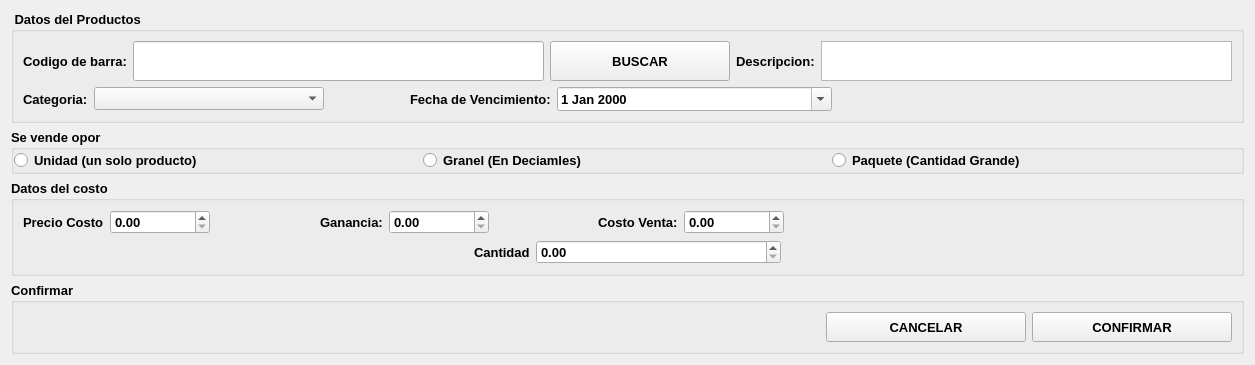
      <widget class="QWidget" name="page_2">
       <layout class="QVBoxLayout" name="verticalLayout_9">
        <item>
         <widget class="QGroupBox" name="groupBox_6">
          <property name="maximumSize">
           <size>
            <width>16777215</width>
            <height>200</height>
           </size>
          </property>
          <property name="font">
           <font>
            <pointsize>10</pointsize>
            <weight>75</weight>
            <bold>true</bold>
           </font>
          </property>
          <property name="title">
           <string> Datos del Productos</string>
          </property>
          <layout class="QVBoxLayout" name="verticalLayout_8">
           <item>
            <layout class="QHBoxLayout" name="horizontalLayout_15">
             <item>
              <widget class="QLabel" name="label_6">
               <property name="text">
                <string>Codigo de barra:</string>
               </property>
              </widget>
             </item>
             <item>
              <widget class="QLineEdit" name="lineEdit_3">
               <property name="minimumSize">
                <size>
                 <width>60</width>
                 <height>0</height>
                </size>
               </property>
               <property name="maximumSize">
                <size>
                 <width>16777215</width>
                 <height>40</height>
                </size>
               </property>
              </widget>
             </item>
             <item>
              <widget class="QPushButton" name="pushButton_29">
               <property name="minimumSize">
                <size>
                 <width>180</width>
                 <height>40</height>
                </size>
               </property>
               <property name="text">
                <string>BUSCAR</string>
               </property>
              </widget>
             </item>
             <item>
              <widget class="QLabel" name="label_7">
               <property name="text">
                <string>Descripcion:</string>
               </property>
              </widget>
             </item>
             <item>
              <widget class="QPlainTextEdit" name="plainTextEdit_3">
               <property name="maximumSize">
                <size>
                 <width>16777215</width>
                 <height>40</height>
                </size>
               </property>
              </widget>
             </item>
            </layout>
           </item>
           <item>
            <layout class="QHBoxLayout" name="horizontalLayout_16">
             <item>
              <widget class="QLabel" name="label_39">
               <property name="text">
                <string>Categoria:</string>
               </property>
              </widget>
             </item>
             <item>
              <widget class="QComboBox" name="comboBox_3">
               <property name="minimumSize">
                <size>
                 <width>230</width>
                 <height>0</height>
                </size>
               </property>
              </widget>
             </item>
             <item>
              <spacer name="horizontalSpacer_35">
               <property name="orientation">
                <enum>Qt::Horizontal</enum>
               </property>
               <property name="sizeHint" stdset="0">
                <size>
                 <width>10</width>
                 <height>10</height>
                </size>
               </property>
              </spacer>
             </item>
             <item>
              <widget class="QLabel" name="label_40">
               <property name="text">
                <string>Fecha de Vencimiento:</string>
               </property>
              </widget>
             </item>
             <item>
              <widget class="QDateEdit" name="dateEdit_4">
               <property name="minimumSize">
                <size>
                 <width>275</width>
                 <height>0</height>
                </size>
               </property>
               <property name="calendarPopup">
                <bool>true</bool>
               </property>
              </widget>
             </item>
             <item>
              <spacer name="horizontalSpacer_36">
               <property name="orientation">
                <enum>Qt::Horizontal</enum>
               </property>
               <property name="sizeHint" stdset="0">
                <size>
                 <width>400</width>
                 <height>20</height>
                </size>
               </property>
              </spacer>
             </item>
            </layout>
           </item>
          </layout>
         </widget>
        </item>
        <item>
         <widget class="QGroupBox" name="groupBox_4">
          <property name="minimumSize">
           <size>
            <width>200</width>
            <height>30</height>
           </size>
          </property>
          <property name="maximumSize">
           <size>
            <width>16777215</width>
            <height>80</height>
           </size>
          </property>
          <property name="font">
           <font>
            <pointsize>10</pointsize>
            <weight>75</weight>
            <bold>true</bold>
           </font>
          </property>
          <property name="title">
           <string>Se vende opor</string>
          </property>
          <layout class="QHBoxLayout" name="horizontalLayout_13">
           <property name="spacing">
            <number>0</number>
           </property>
           <property name="leftMargin">
            <number>0</number>
           </property>
           <property name="topMargin">
            <number>0</number>
           </property>
           <property name="rightMargin">
            <number>0</number>
           </property>
           <property name="bottomMargin">
            <number>0</number>
           </property>
           <item>
            <widget class="QRadioButton" name="radioButton_4">
             <property name="text">
              <string>Unidad (un solo producto)</string>
             </property>
            </widget>
           </item>
           <item>
            <widget class="QRadioButton" name="radioButton_5">
             <property name="text">
              <string>Granel (En Deciamles)</string>
             </property>
            </widget>
           </item>
           <item>
            <widget class="QRadioButton" name="radioButton_6">
             <property name="text">
              <string>Paquete (Cantidad Grande)</string>
             </property>
            </widget>
           </item>
          </layout>
         </widget>
        </item>
        <item>
         <widget class="QGroupBox" name="groupBox_15">
          <property name="font">
           <font>
            <pointsize>10</pointsize>
            <weight>75</weight>
            <bold>true</bold>
           </font>
          </property>
          <property name="title">
           <string>Datos del costo</string>
          </property>
          <layout class="QVBoxLayout" name="verticalLayout_13">
           <item>
            <layout class="QHBoxLayout" name="horizontalLayout_35">
             <item>
              <layout class="QHBoxLayout" name="horizontalLayout_36">
               <item>
                <widget class="QLabel" name="label_33">
                 <property name="text">
                  <string>Precio Costo</string>
                 </property>
                </widget>
               </item>
               <item>
                <widget class="QDoubleSpinBox" name="doubleSpinBox_9">
                 <property name="minimumSize">
                  <size>
                   <width>100</width>
                   <height>0</height>
                  </size>
                 </property>
                 <property name="maximum">
                  <double>99999999999.990005493164063</double>
                 </property>
                </widget>
               </item>
              </layout>
             </item>
             <item>
              <spacer name="horizontalSpacer_26">
               <property name="orientation">
                <enum>Qt::Horizontal</enum>
               </property>
               <property name="sizeHint" stdset="0">
                <size>
                 <width>20</width>
                 <height>20</height>
                </size>
               </property>
              </spacer>
             </item>
             <item>
              <layout class="QHBoxLayout" name="horizontalLayout_37">
               <item>
                <widget class="QLabel" name="label_34">
                 <property name="text">
                  <string>Ganancia:</string>
                 </property>
                </widget>
               </item>
               <item>
                <widget class="QDoubleSpinBox" name="doubleSpinBox_10">
                 <property name="minimumSize">
                  <size>
                   <width>100</width>
                   <height>0</height>
                  </size>
                 </property>
                 <property name="maximum">
                  <double>99999999999.990005493164063</double>
                 </property>
                </widget>
               </item>
              </layout>
             </item>
             <item>
              <spacer name="horizontalSpacer_27">
               <property name="orientation">
                <enum>Qt::Horizontal</enum>
               </property>
               <property name="sizeHint" stdset="0">
                <size>
                 <width>20</width>
                 <height>20</height>
                </size>
               </property>
              </spacer>
             </item>
             <item>
              <layout class="QHBoxLayout" name="horizontalLayout_38">
               <item>
                <widget class="QLabel" name="label_35">
                 <property name="text">
                  <string>Costo Venta:</string>
                 </property>
                </widget>
               </item>
               <item>
                <widget class="QDoubleSpinBox" name="doubleSpinBox_11">
                 <property name="minimumSize">
                  <size>
                   <width>100</width>
                   <height>0</height>
                  </size>
                 </property>
                 <property name="maximum">
                  <double>99999999999.990005493164063</double>
                 </property>
                </widget>
               </item>
              </layout>
             </item>
             <item>
              <spacer name="horizontalSpacer_28">
               <property name="orientation">
                <enum>Qt::Horizontal</enum>
               </property>
               <property name="sizeHint" stdset="0">
                <size>
                 <width>448</width>
                 <height>20</height>
                </size>
               </property>
              </spacer>
             </item>
            </layout>
           </item>
           <item>
            <layout class="QHBoxLayout" name="horizontalLayout_39">
             <item>
              <spacer name="horizontalSpacer_29">
               <property name="orientation">
                <enum>Qt::Horizontal</enum>
               </property>
               <property name="sizeHint" stdset="0">
                <size>
                 <width>148</width>
                 <height>20</height>
                </size>
               </property>
              </spacer>
             </item>
             <item>
              <widget class="QLabel" name="label_36">
               <property name="text">
                <string>Cantidad</string>
               </property>
              </widget>
             </item>
             <item>
              <widget class="QDoubleSpinBox" name="doubleSpinBox_12">
               <property name="minimumSize">
                <size>
                 <width>245</width>
                 <height>0</height>
                </size>
               </property>
               <property name="maximum">
                <double>99999999999.990005493164063</double>
               </property>
              </widget>
             </item>
             <item>
              <spacer name="horizontalSpacer_30">
               <property name="orientation">
                <enum>Qt::Horizontal</enum>
               </property>
               <property name="sizeHint" stdset="0">
                <size>
                 <width>128</width>
                 <height>20</height>
                </size>
               </property>
              </spacer>
             </item>
            </layout>
           </item>
          </layout>
         </widget>
        </item>
        <item>
         <widget class="QGroupBox" name="groupBox_5">
          <property name="font">
           <font>
            <pointsize>10</pointsize>
            <weight>75</weight>
            <bold>true</bold>
           </font>
          </property>
          <property name="title">
           <string>Confirmar</string>
          </property>
          <layout class="QHBoxLayout" name="horizontalLayout_14">
           <item>
            <spacer name="horizontalSpacer_4">
             <property name="orientation">
              <enum>Qt::Horizontal</enum>
             </property>
             <property name="sizeHint" stdset="0">
              <size>
               <width>803</width>
               <height>20</height>
              </size>
             </property>
            </spacer>
           </item>
           <item>
            <widget class="QPushButton" name="pushButton_21">
             <property name="minimumSize">
              <size>
               <width>200</width>
               <height>30</height>
              </size>
             </property>
             <property name="text">
              <string>CANCELAR</string>
             </property>
            </widget>
           </item>
           <item>
            <widget class="QPushButton" name="pushButton_22">
             <property name="minimumSize">
              <size>
               <width>200</width>
               <height>30</height>
              </size>
             </property>
             <property name="text">
              <string>CONFIRMAR</string>
             </property>
            </widget>
           </item>
          </layout>
         </widget>
        </item>
       </layout>
      </widget>
